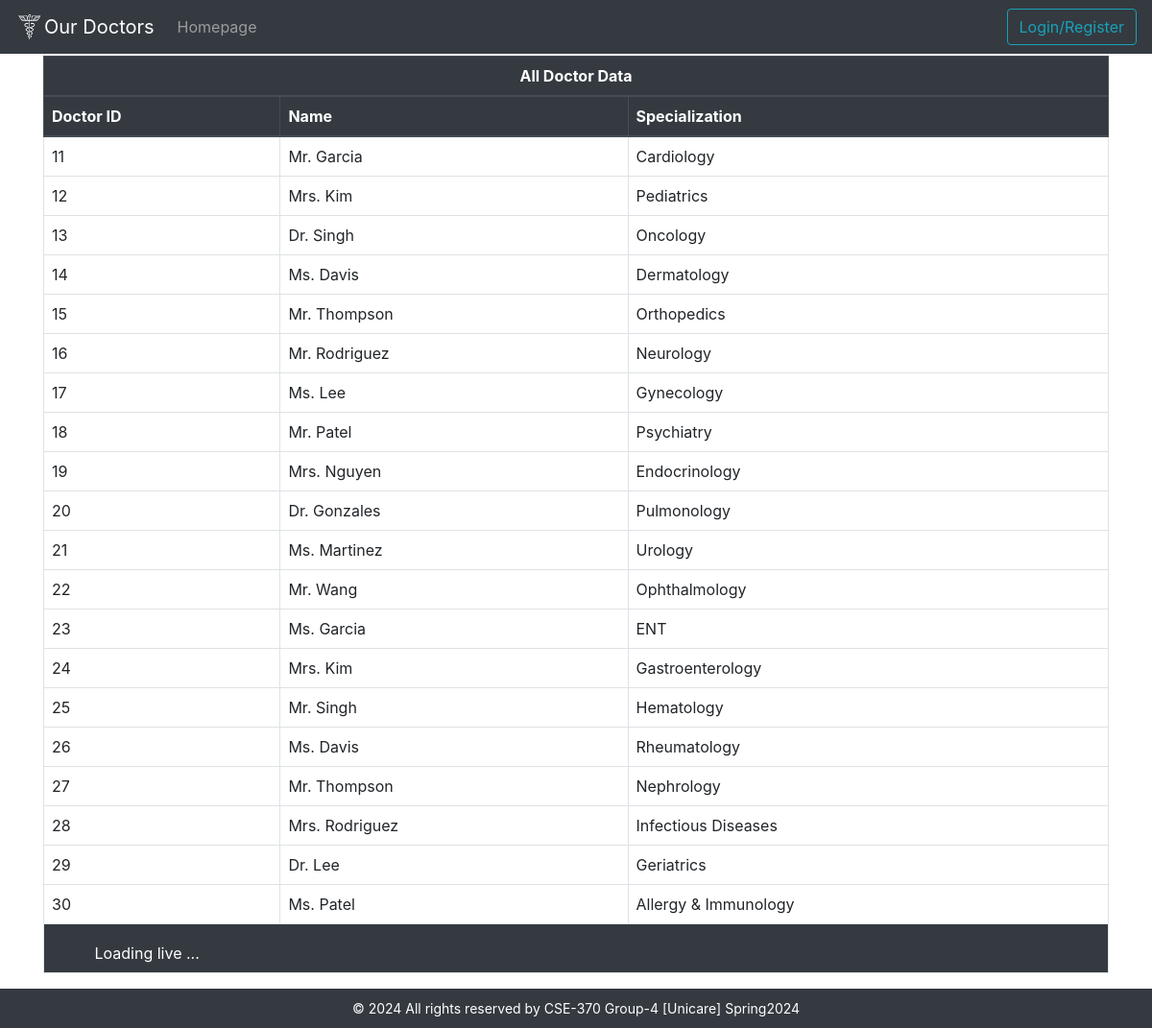
Screenshot of /Unicare/finddoctor.php with the database file from the repository.
### tables this page shows
CREATE TABLE `doctor` (
  `User_id` int(10) NOT NULL,
  `Fee` int(11) DEFAULT NULL,
  `Specialization` varchar(50) DEFAULT NULL,
  `Admin_user_id` int(10) DEFAULT NULL
);

CREATE TABLE `users` (
  `user_id` int(10) NOT NULL,
  `age` int(11) DEFAULT NULL,
  `address` varchar(100) DEFAULT NULL,
  `name` varchar(20) NOT NULL
);

### Unicare/finddoctor.php (the view, shortened to what this page needs)
<!DOCTYPE html>
<html lang="en">
<head>
    <link rel="stylesheet" href="css/bootstrap/css/bootstrap.min.css">
    <link rel="stylesheet" href="css/style.css">
</head>
<body>
<body>
    <nav class="navbar navbar-expand-lg fixed-top navbar-dark bg-dark">
        <a class="navbar-brand" href="#"><img src="media/favicon.png" width="30" height="30" class="d-inline-block align-top" alt="">Our Doctors</a>
          <div class="collapse navbar-collapse" id="navbarSupportedContent">
          <ul class="navbar-nav mr-auto">
            <li class="nav-item">
            <a class="nav-link" href="index.php">Homepage</a>
            </li>
        </ul>
        <a class="btn btn-outline-info ml-aut"  href="verify.php" role="button" >Login/Register</a>
      </nav>
        <?php
require_once 'dbconnect.php';
?>
<div class="container mt-5" id="table">
    <div class="table-responsive">
        <table class="table custom-table">
            <thead class="thead-dark">
                <tr>
                    <th colspan="3" class="text-center">All Doctor Data</th>
                </tr>
                <tr>
                    <th>Doctor ID</th>
                    <th>Name</th>
                    <th>Specialization</th>
                </tr>
            </thead>
            <tbody>
                <?php
                $sql = "SELECT D.User_id as Doc_id, U.name as Name, D.Fee, D.Specialization
                        FROM Doctor D
                        INNER JOIN Users U ON D.User_id = U.user_id";
                $result = mysqli_query($conn, $sql);
                if (mysqli_num_rows($result) > 0) {
                    while($row = mysqli_fetch_assoc($result)) {
                        echo "<tr>";
                        echo "<td>" . $row['Doc_id'] . "</td>";
                        echo "<td>" . $row['Name'] . "</td>";
                        echo "<td>" . $row['Specialization'] . "</td>";
                        echo "</tr>";
                    }
                } else {
                    echo "<tr><td colspan='5'>No records found</td></tr>";
                }
                ?>
            </tbody>
            <tfoot class="bg-dark text-white">
                <tr>
                    <td colspan="10">
                    <span class="ml-2">Loading live ...</span>
                    </td>
                </tr>
            </tfoot>
        </table>
    </div>
</div>
<footer class="footer">
        <?php
        $year = date("Y");
        echo "© $year All rights reserved by CSE-370 Group-4 [Unicare] Spring2024";
        ?>
    </footer>
</body>
</html>

### Unicare/css/style.css (style rules this page uses)
.custom-table { border: 1px solid #dee2e6; border-collapse: collapse; }
.custom-table th, .custom-table td { border: 1px solid #dee2e6; padding: 8px; }
.custom-table thead { background-color: #343a40; color: #fff; }
table { margin-top: 10px; }
.footer { font-size: 14px; background-color: #343a40; color: white; text-align: center; padding: 10px 0; }
html, body { height: 100%; margin: 0; padding: 0; }

### rows the page displays
doctor: User_id "11", User_id.name "Mr. Garcia", Specialization "Cardiology"
doctor: User_id "12", User_id.name "Mrs. Kim", Specialization "Pediatrics"
doctor: User_id "13", User_id.name "Dr. Singh", Specialization "Oncology"
doctor: User_id "14", User_id.name "Ms. Davis", Specialization "Dermatology"
doctor: User_id "15", User_id.name "Mr. Thompson", Specialization "Orthopedics"
doctor: User_id "16", User_id.name "Mr. Rodriguez", Specialization "Neurology"
doctor: User_id "17", User_id.name "Ms. Lee", Specialization "Gynecology"
doctor: User_id "18", User_id.name "Mr. Patel", Specialization "Psychiatry"
doctor: User_id "19", User_id.name "Mrs. Nguyen", Specialization "Endocrinology"
doctor: User_id "20", User_id.name "Dr. Gonzales", Specialization "Pulmonology"
doctor: User_id "21", User_id.name "Ms. Martinez", Specialization "Urology"
doctor: User_id "22", User_id.name "Mr. Wang", Specialization "Ophthalmology"
doctor: User_id "23", User_id.name "Ms. Garcia", Specialization "ENT"
doctor: User_id "24", User_id.name "Mrs. Kim", Specialization "Gastroenterology"
doctor: User_id "25", User_id.name "Mr. Singh", Specialization "Hematology"
doctor: User_id "26", User_id.name "Ms. Davis", Specialization "Rheumatology"
doctor: User_id "27", User_id.name "Mr. Thompson", Specialization "Nephrology"
doctor: User_id "28", User_id.name "Mrs. Rodriguez", Specialization "Infectious Diseases"
doctor: User_id "29", User_id.name "Dr. Lee", Specialization "Geriatrics"
doctor: User_id "30", User_id.name "Ms. Patel", Specialization "Allergy & Immunology"
